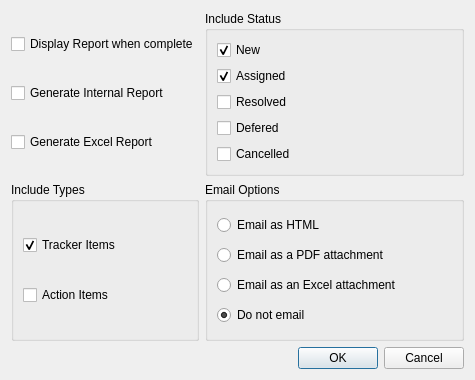
<?xml version="1.0" encoding="UTF-8"?>
<ui version="4.0">
 <class>TrackerReportOptions</class>
 <widget class="QDialog" name="TrackerReportOptions">
  <property name="geometry">
   <rect>
    <x>0</x>
    <y>0</y>
    <width>475</width>
    <height>380</height>
   </rect>
  </property>
  <property name="windowTitle">
   <string>Dialog</string>
  </property>
  <layout class="QGridLayout" name="gridLayout">
   <item row="0" column="0">
    <layout class="QVBoxLayout" name="verticalLayout_2">
     <item>
      <widget class="QCheckBox" name="m_checkBoxDisplayTracker">
       <property name="text">
        <string>Display Report when complete</string>
       </property>
      </widget>
     </item>
     <item>
      <widget class="QCheckBox" name="m_checkBoxInternalRptTracker">
       <property name="text">
        <string>Generate Internal Report</string>
       </property>
      </widget>
     </item>
     <item>
      <widget class="QCheckBox" name="m_checkBoxExcelRptTracker">
       <property name="text">
        <string>Generate Excel Report</string>
       </property>
      </widget>
     </item>
    </layout>
   </item>
   <item row="0" column="1">
    <widget class="QGroupBox" name="groupBox_3">
     <property name="title">
      <string>Include Status</string>
     </property>
     <layout class="QVBoxLayout" name="verticalLayout_4">
      <item>
       <widget class="QCheckBox" name="m_checkBoxNewTracker">
        <property name="text">
         <string>New</string>
        </property>
        <property name="checked">
         <bool>true</bool>
        </property>
       </widget>
      </item>
      <item>
       <widget class="QCheckBox" name="m_checkBoxAssignedTracker">
        <property name="text">
         <string>Assigned</string>
        </property>
        <property name="checked">
         <bool>true</bool>
        </property>
       </widget>
      </item>
      <item>
       <widget class="QCheckBox" name="m_checkBoxResolvedTracker">
        <property name="text">
         <string>Resolved</string>
        </property>
       </widget>
      </item>
      <item>
       <widget class="QCheckBox" name="m_checkBoxDeferedTracker">
        <property name="text">
         <string>Defered</string>
        </property>
       </widget>
      </item>
      <item>
       <widget class="QCheckBox" name="m_checkBoxCancelledTracker">
        <property name="text">
         <string>Cancelled</string>
        </property>
       </widget>
      </item>
     </layout>
    </widget>
   </item>
   <item row="1" column="0">
    <widget class="QGroupBox" name="groupBox_2">
     <property name="sizePolicy">
      <sizepolicy hsizetype="Preferred" vsizetype="Preferred">
       <horstretch>0</horstretch>
       <verstretch>0</verstretch>
      </sizepolicy>
     </property>
     <property name="title">
      <string>Include Types</string>
     </property>
     <layout class="QVBoxLayout" name="verticalLayout_3">
      <property name="spacing">
       <number>6</number>
      </property>
      <property name="topMargin">
       <number>9</number>
      </property>
      <property name="rightMargin">
       <number>9</number>
      </property>
      <property name="bottomMargin">
       <number>9</number>
      </property>
      <item>
       <widget class="QCheckBox" name="m_checkBoxItemsTracker">
        <property name="text">
         <string>Tracker Items</string>
        </property>
        <property name="checked">
         <bool>true</bool>
        </property>
       </widget>
      </item>
      <item>
       <widget class="QCheckBox" name="m_checkBoxActionTracker">
        <property name="text">
         <string>Action Items</string>
        </property>
       </widget>
      </item>
     </layout>
    </widget>
   </item>
   <item row="1" column="1">
    <widget class="QGroupBox" name="groupBox">
     <property name="title">
      <string>Email Options</string>
     </property>
     <layout class="QVBoxLayout" name="verticalLayout">
      <item>
       <widget class="QRadioButton" name="m_radioBoxEmailAsHTML">
        <property name="text">
         <string>Email as HTML</string>
        </property>
       </widget>
      </item>
      <item>
       <widget class="QRadioButton" name="m_radioBoxEmailAsPDF">
        <property name="text">
         <string>Email as a PDF attachment</string>
        </property>
       </widget>
      </item>
      <item>
       <widget class="QRadioButton" name="m_radioBoxEmailAsExcel">
        <property name="text">
         <string>Email as an Excel attachment</string>
        </property>
       </widget>
      </item>
      <item>
       <widget class="QRadioButton" name="m_radioBoxDoNotEmail">
        <property name="text">
         <string>Do not email</string>
        </property>
        <property name="checked">
         <bool>true</bool>
        </property>
       </widget>
      </item>
     </layout>
    </widget>
   </item>
   <item row="2" column="1">
    <widget class="QDialogButtonBox" name="buttonBox">
     <property name="orientation">
      <enum>Qt::Horizontal</enum>
     </property>
     <property name="standardButtons">
      <set>QDialogButtonBox::Cancel|QDialogButtonBox::Ok</set>
     </property>
    </widget>
   </item>
  </layout>
 </widget>
 <resources/>
 <connections>
  <connection>
   <sender>buttonBox</sender>
   <signal>accepted()</signal>
   <receiver>TrackerReportOptions</receiver>
   <slot>accept()</slot>
   <hints>
    <hint type="sourcelabel">
     <x>248</x>
     <y>254</y>
    </hint>
    <hint type="destinationlabel">
     <x>157</x>
     <y>274</y>
    </hint>
   </hints>
  </connection>
  <connection>
   <sender>buttonBox</sender>
   <signal>rejected()</signal>
   <receiver>TrackerReportOptions</receiver>
   <slot>reject()</slot>
   <hints>
    <hint type="sourcelabel">
     <x>316</x>
     <y>260</y>
    </hint>
    <hint type="destinationlabel">
     <x>286</x>
     <y>274</y>
    </hint>
   </hints>
  </connection>
 </connections>
</ui>
